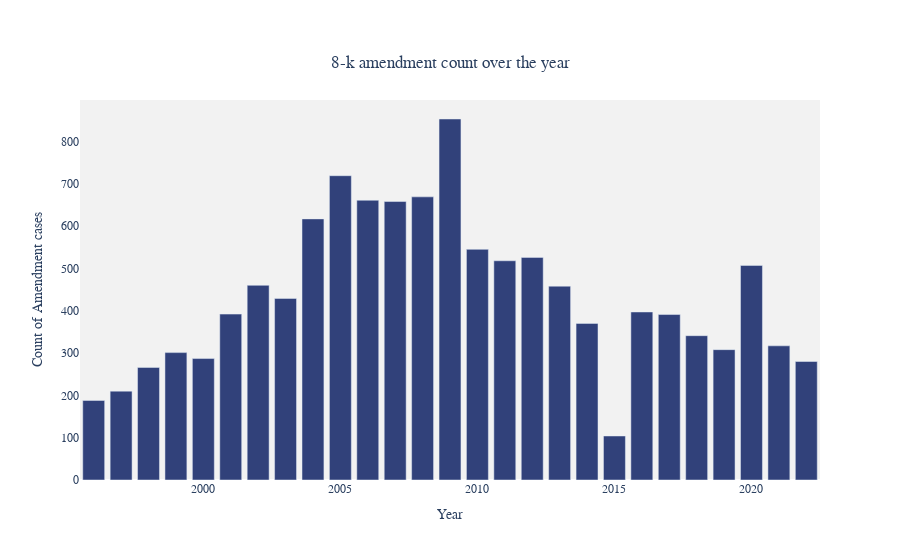

Write notebook code for a chart like this one.
### Code cell
# # Violation Plots

import plotly.express as px


fig = px.bar(new_df81, 
             x="year", 
             y =2,
             title='8-k amendment count over the year',        
             )


fig.update_traces(marker_color='#31417A')
fig.update_layout(  
    
    font_family="Times New Roman",    
    title_font_family="Times New Roman",
    
    xaxis=dict(showgrid=False),
    yaxis=dict(showgrid=False),
     font=dict(
        
        size=12,
        
    ),
    xaxis_title="Year",
    yaxis_title="Count of Amendment cases",
    plot_bgcolor='#f2f2f2',  # Gray background color,
    title={
       
        'y':0.9,
        'x':0.5,
        'xanchor': 'center',
        'yanchor': 'top'})
fig.show()

### Figure 1 — Plotly figure (JSON) as saved in the notebook; plotly's stock layout.template omitted (floating-point values rounded to 4 significant figures)
{"data": [{"alignmentgroup": "True", "hovertemplate": "year=%{x}<br>2=%{y}<extra></extra>", "legendgroup": "", "marker": {"color": "#31417A", "pattern": {"shape": ""}}, "name": "", "offsetgroup": "", "orientation": "v", "showlegend": false, "textposition": "auto", "type": "bar", "x": [1996, 1997, 1998, 1999, 2000, 2001, 2002, 2003, 2004, 2005, 2006, 2007, 2008, 2009, 2010, 2011, 2012, 2013, 2014, 2015, 2016, 2017, 2018, 2019, 2020, 2021, 2022], "xaxis": "x", "y": [188, 210, 266, 301, 287, 392, 460, 429, 617, 719, 661, 658, 669, 853, 545, 518, 526, 458, 370, 104, 397, 391, 341, 308, 507, 317, 280], "yaxis": "y"}], "layout": {"barmode": "relative", "font": {"family": "Times New Roman", "size": 12}, "legend": {"tracegroupgap": 0}, "plot_bgcolor": "#f2f2f2", "title": {"font": {"family": "Times New Roman"}, "text": "8-k amendment count over the year", "x": 0.5, "xanchor": "center", "y": 0.9, "yanchor": "top"}, "xaxis": {"anchor": "y", "domain": [0, 1], "showgrid": false, "title": {"text": "Year"}}, "yaxis": {"anchor": "x", "domain": [0, 1], "showgrid": false, "title": {"text": "Count of Amendment cases"}}}}
